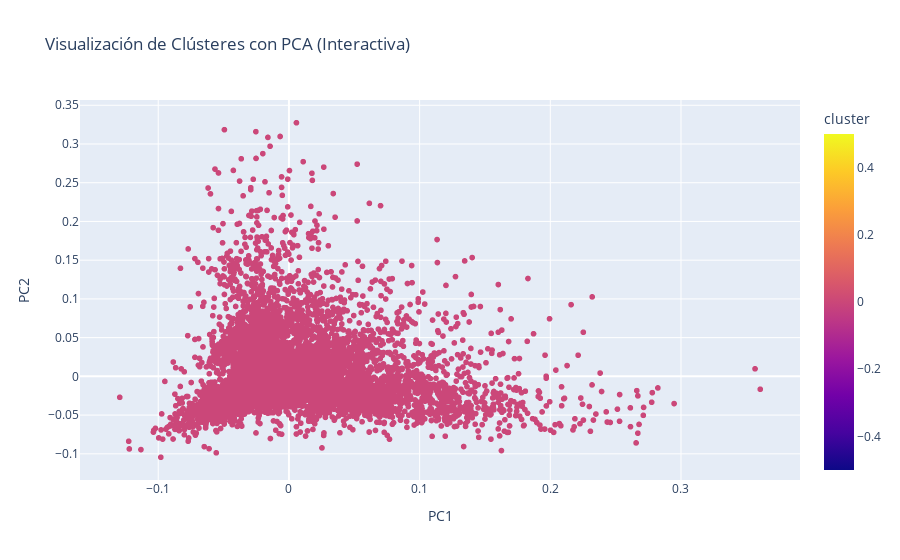

The code cell stored with this chart in its notebook:
### Code cell
import plotly.express as px

df_plot = pd.DataFrame(reduced_data, columns=['PC1', 'PC2'])
df_plot['cluster'] = labels
df_plot['title'] = df_nonan['title'].values

fig = px.scatter(df_plot, x='PC1', y='PC2', color='cluster', hover_data=['title'], 
                 title='Visualización de Clústeres con PCA (Interactiva)')
fig.show()

### Figure 1 — Plotly figure (JSON) as saved in the notebook; plotly's stock layout.template omitted (floating-point values rounded to 4 significant figures; data arrays with more than 128 entries replaced by an {"elided": "..."} marker saying what was removed)
{"data": [{"customdata": {"elided": "8807x1 str values"}, "hovertemplate": "PC1=%{x}<br>PC2=%{y}<br>title=%{customdata[0]}<br>cluster=%{marker.color}<extra></extra>", "legendgroup": "", "marker": {"color": {"elided": "8807 int values"}, "coloraxis": "coloraxis", "symbol": "circle"}, "mode": "markers", "name": "", "showlegend": false, "type": "scattergl", "x": {"elided": "8807 float values"}, "xaxis": "x", "y": {"elided": "8807 float values"}, "yaxis": "y"}], "layout": {"coloraxis": {"colorbar": {"title": {"text": "cluster"}}, "colorscale": [[0, "#0d0887"], [0.1111, "#46039f"], [0.2222, "#7201a8"], [0.3333, "#9c179e"], [0.4444, "#bd3786"], [0.5556, "#d8576b"], [0.6667, "#ed7953"], [0.7778, "#fb9f3a"], [0.8889, "#fdca26"], [1, "#f0f921"]]}, "legend": {"tracegroupgap": 0}, "title": {"text": "Visualización de Clústeres con PCA (Interactiva)"}, "xaxis": {"anchor": "y", "domain": [0, 1], "title": {"text": "PC1"}}, "yaxis": {"anchor": "x", "domain": [0, 1], "title": {"text": "PC2"}}}}
